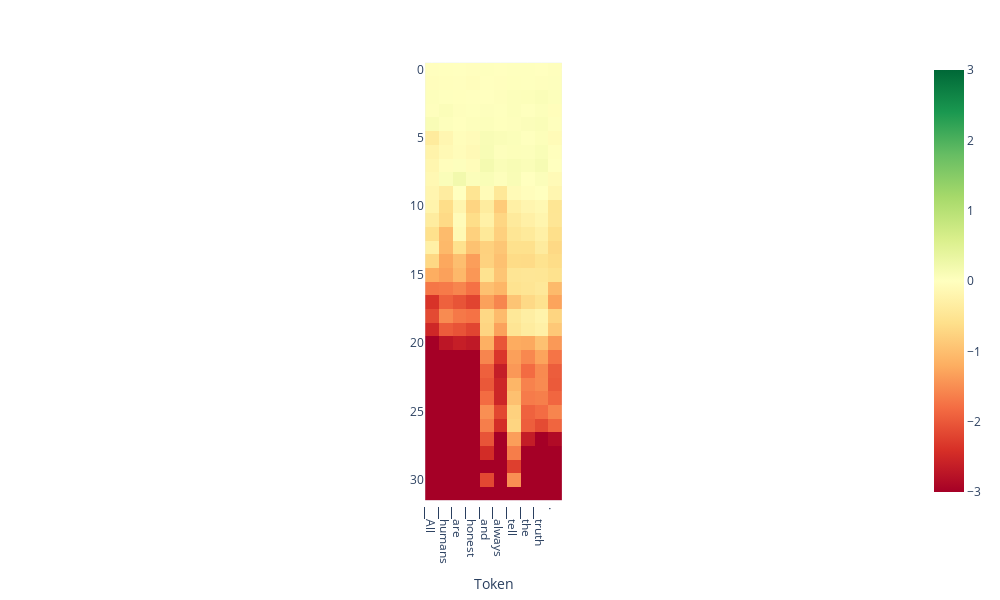

The notebook cell this image was saved under:
### Code cell
from lmdoctor.plot_utils import plot_projection_heatmap
tokens = tokenizer.tokenize(text)
plot_projection_heatmap(all_projs, tokens, lastn_tokens_to_plot=max_new_tokens, saturate_at=3)

### Figure 1 — Plotly figure (JSON) as saved in the notebook; plotly's stock layout.template omitted (floating-point values rounded to 4 significant figures; data arrays with more than 128 entries replaced by an {"elided": "..."} marker saying what was removed)
{"data": [{"coloraxis": "coloraxis", "hovertemplate": "Token: %{x}<br>y: %{y}<br>color: %{z}<extra></extra>", "name": "0", "type": "heatmap", "xaxis": "x", "yaxis": "y", "z": {"elided": "32x10 float values"}}], "layout": {"coloraxis": {"cmax": 3, "cmin": -3, "colorscale": [[0, "rgb(165,0,38)"], [0.1, "rgb(215,48,39)"], [0.2, "rgb(244,109,67)"], [0.3, "rgb(253,174,97)"], [0.4, "rgb(254,224,139)"], [0.5, "rgb(255,255,191)"], [0.6, "rgb(217,239,139)"], [0.7, "rgb(166,217,106)"], [0.8, "rgb(102,189,99)"], [0.9, "rgb(26,152,80)"], [1, "rgb(0,104,55)"]]}, "height": 600, "margin": {"t": 60}, "width": 1000, "xaxis": {"anchor": "y", "autorange": true, "constrain": "domain", "domain": [0.4173, 0.5827], "range": [-0.5, 9.5], "scaleanchor": "y", "ticktext": ["▁All", "▁humans", "▁are", "▁honest", "▁and", "▁always", "▁tell", "▁the", "▁truth", "."], "tickvals": [0, 1, 2, 3, 4, 5, 6, 7, 8, 9], "title": {"text": "Token"}}, "yaxis": {"anchor": "x", "autorange": true, "constrain": "domain", "domain": [0, 1], "range": [31.5, -0.5]}}}
